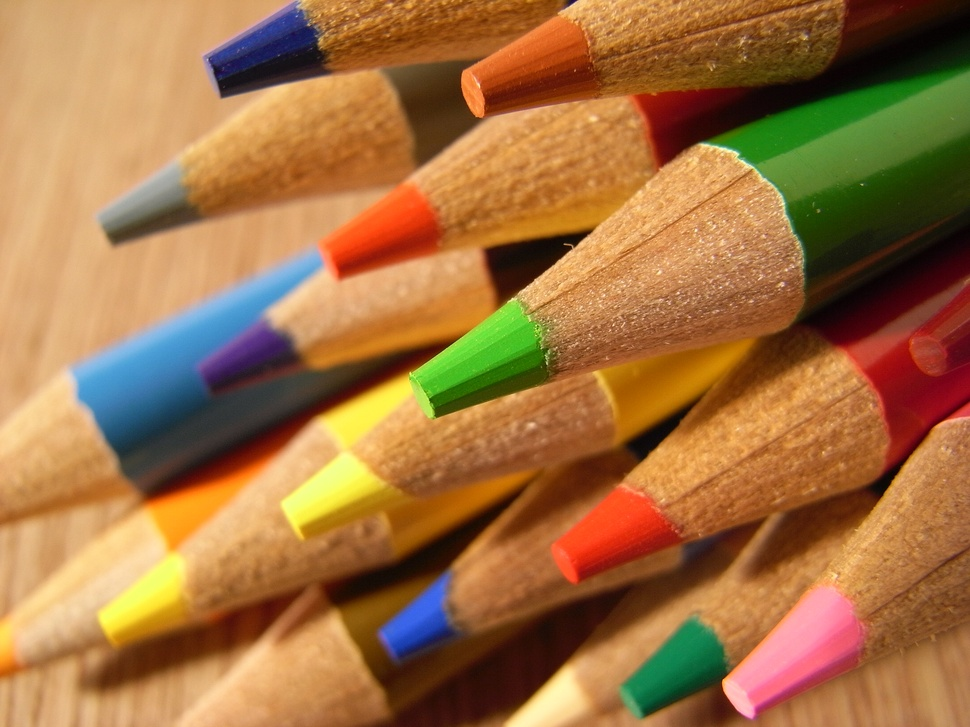
#> input picture sample.jpg, 970 x 727 px, shrunk from 3264 x 2448 before the run
$ python -i __init__.py   (imports and definitions only)
#> lines starting #> are read from the running program, lines starting #| are printed output that depends on the picture
#> further down, picture is the input picture: shape (727, 970, 3); mean B, G, R 66.1, 113.7, 161
import sys
import cv2 as cv

# LAPLACE
# doc: https://docs.opencv.org/master/d5/db5/tutorial_laplace_operator.html
#
# dst = cv.Laplacian(src_gray, ddepth, kernel_size)
#
# PARAMETERS:
# src_gray: The input image.
# dst: Destination (output) image
# ddepth: Depth of the destination image. Since our input is CV_8U we define ddepth = CV_16S to avoid overflow
# kernel_size: The kernel size of the Sobel operator to be applied internally. We use 3 in this example.
# scale, delta and BORDER_DEFAULT: We leave them as default values.

def laplace(img, ksize = 3):

#> called with ksize = 3
    ddepth = cv.CV_16S

    img = cv.GaussianBlur(img, (3, 3), 0)
    gray = cv.cvtColor(img, cv.COLOR_BGR2GRAY)
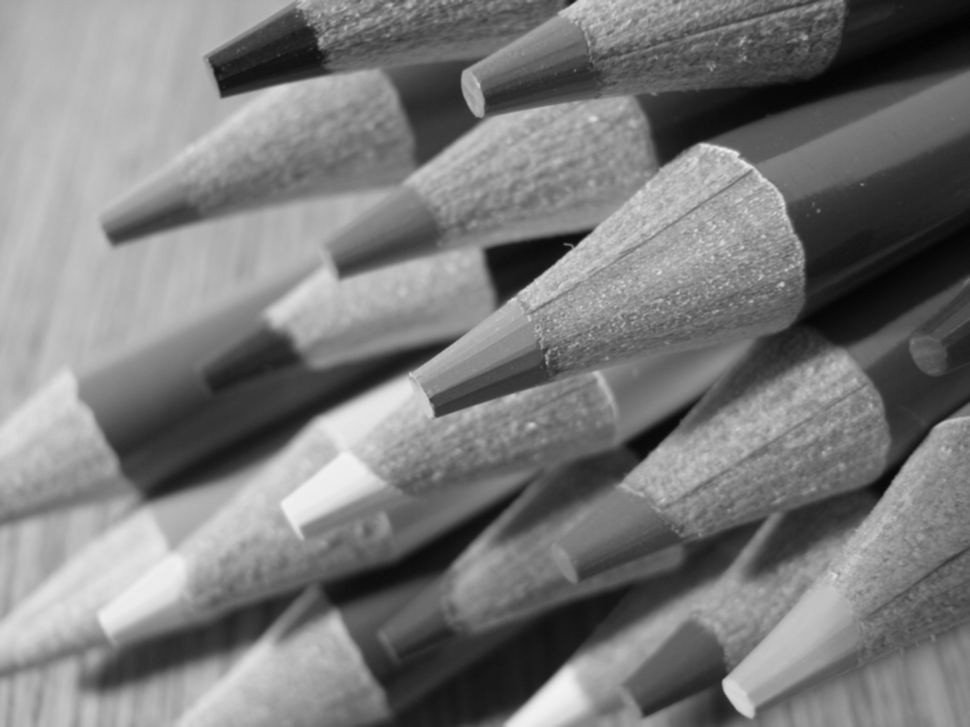
#> gray: shape (727, 970); min 3, max 243, mean 122.5

    dst = cv.Laplacian(gray, ddepth, ksize)
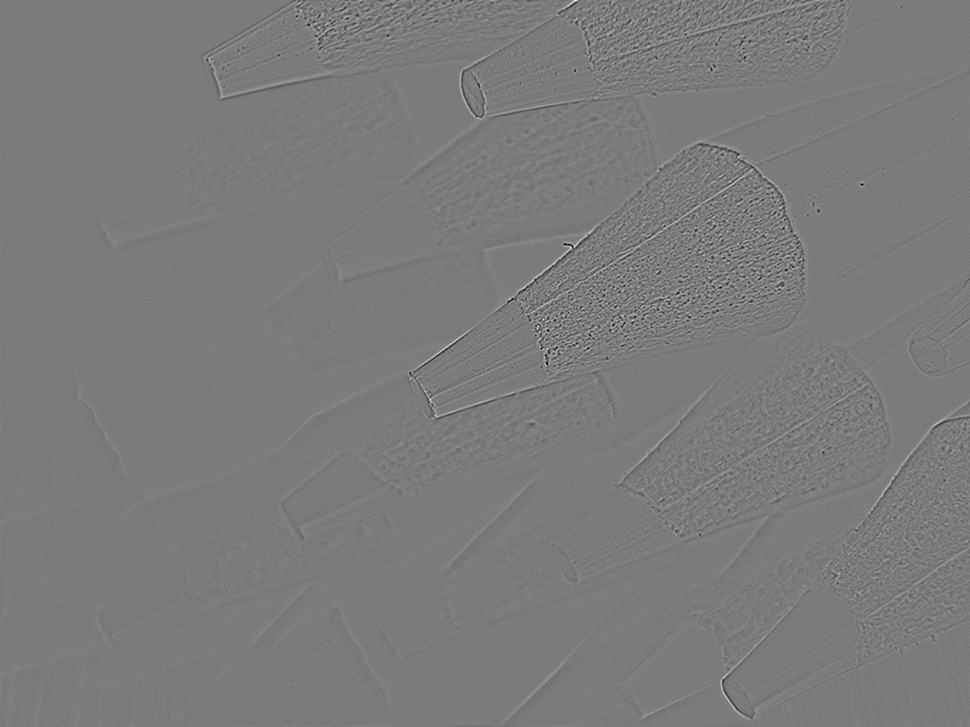
#> dst: shape (727, 970) int16; min -84, max 89, mean 0; drawn with min black and max white

    return cv.convertScaleAbs(dst)
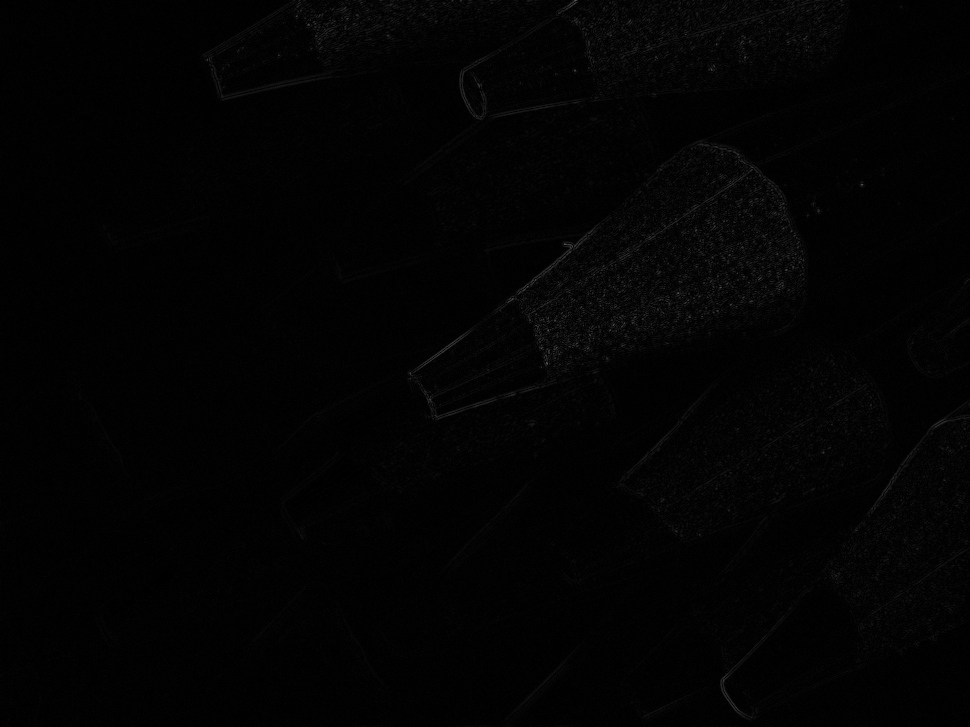
#> returned value: shape (727, 970); min 0, max 89, mean 2.7

>>> import cv2
>>> picture = cv2.imread('../sample.jpg')
>>> result = laplace(picture)
